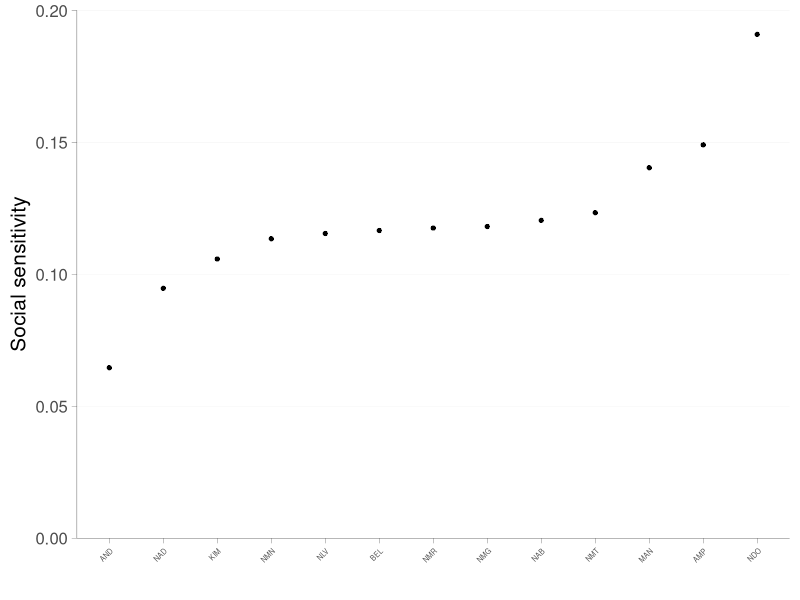
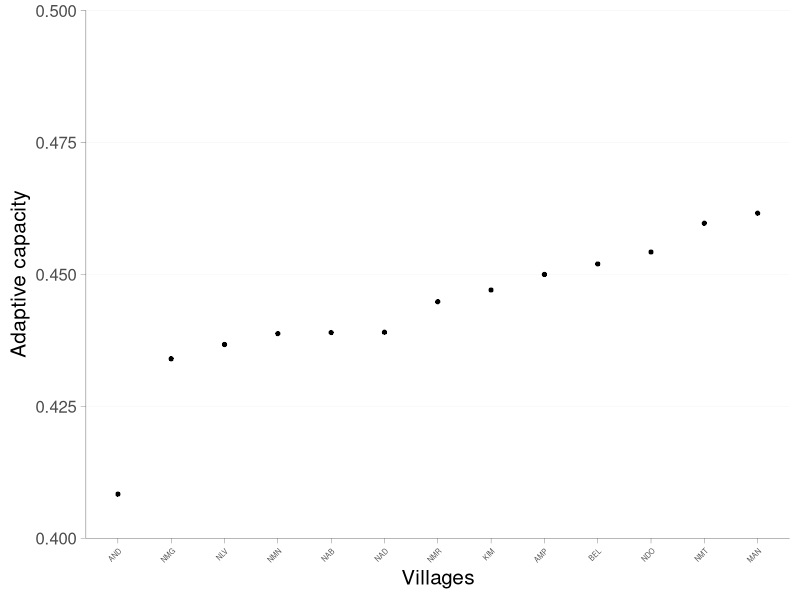
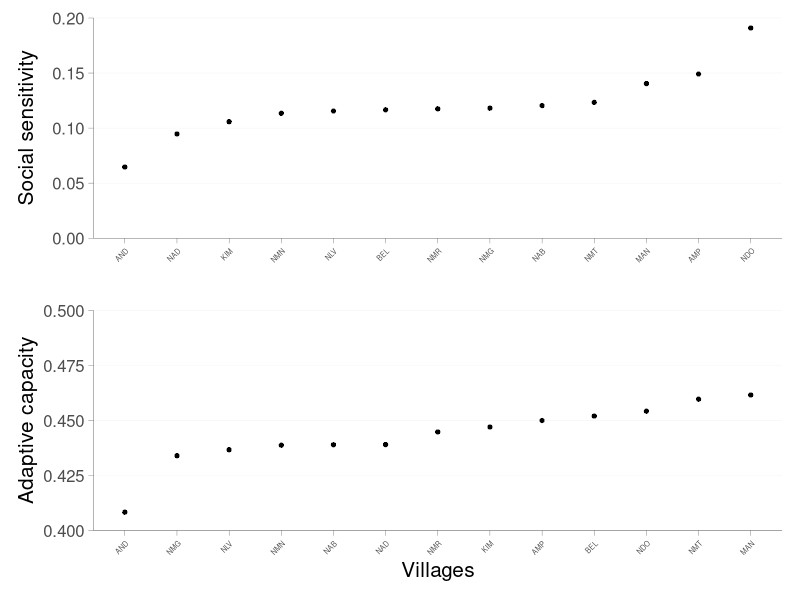
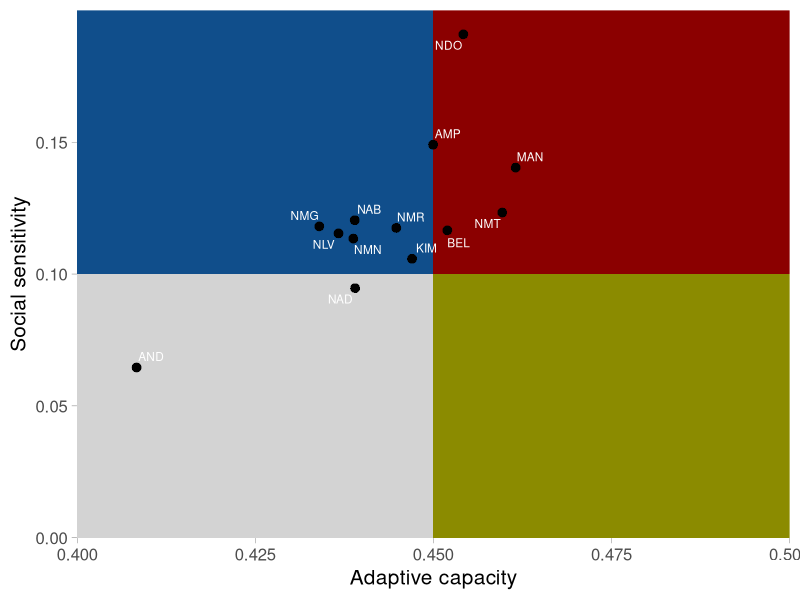
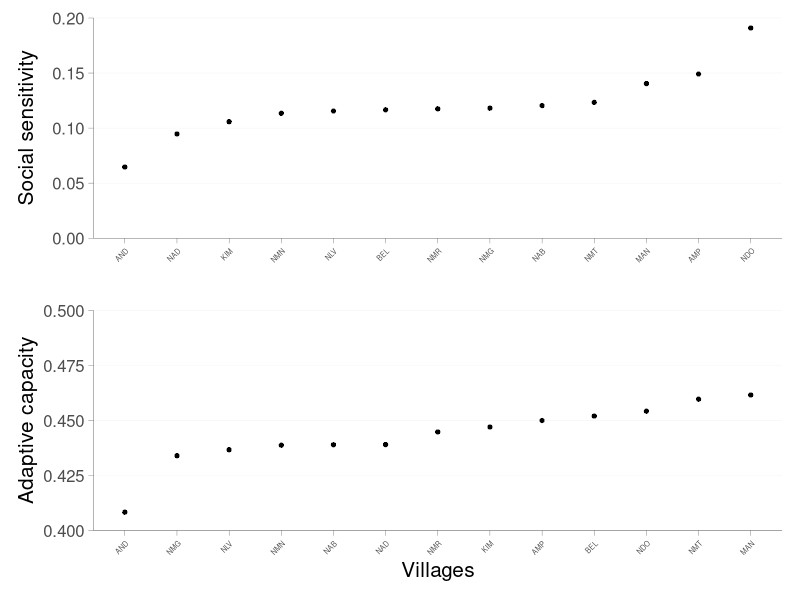
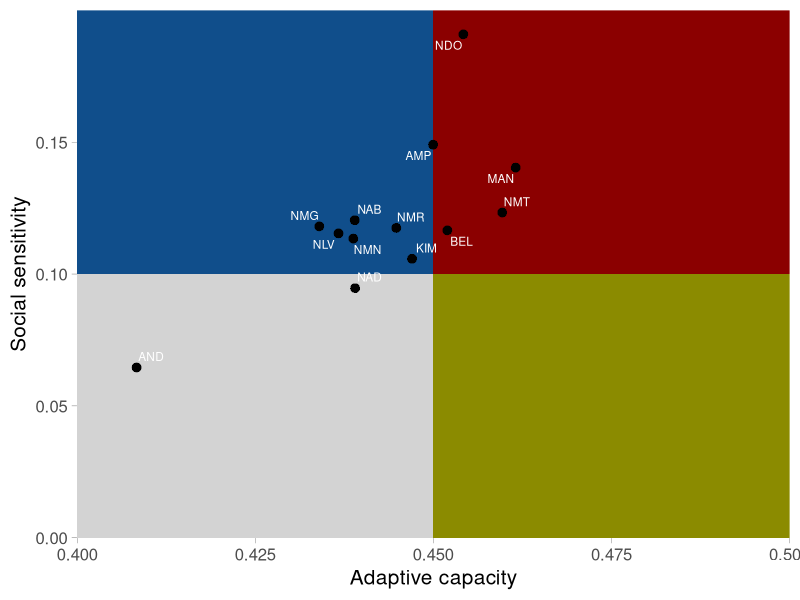

Generate these figures, in order, with R:
library(dplyr);library(ggplot2);library(readxl)
data_ <- read_excel("2_Data/blue_ventures_data/20240214_CCVA_Analysis.xlsx")
colnames(data_) <- c("HH","Livelihood","Demography","Cultural","Health","Learning","Assets","Flexibility","Agency","Organisation","SS","AC")

data_$villages <- stringr::str_extract(data_$HH, "^.{3}")

data_gg <- aggregate( .~ villages, data_[-1], mean)
(ss_bar <- ggplot(data = data_gg)+geom_point(aes(x=reorder(villages,SS), y=SS), size = 1.5, position = position_dodge2(width =.5), stroke = .2)+
    labs(x = "", y = "Social sensitivity")+ scale_y_continuous(expand = c(0,0), limits = c(0,.2))+theme_classic(base_size = 15)+
    theme(legend.text = element_text(size = 8),
          legend.spacing.y = element_blank(), 
          legend.background = element_rect(fill = NA),
          panel.grid.major.y = element_line(linewidth = .1),
          panel.grid.major.x = element_blank(),
          axis.text.x = element_text(size = 5, angle = 45, vjust = 1, hjust = 1),
          axis.line = element_line(linewidth = .1), 
          axis.ticks = element_line(linewidth = .1)))

(ac_bar <- ggplot(data = data_gg)+geom_point(aes(x=reorder(villages,AC), y=AC), size = 1.5, position = position_dodge2(width =.5), stroke = .2)+
    labs(x = "Villages", y = "Adaptive capacity")+ scale_y_continuous(expand = c(0,0), limits = c(0.4,.5))+theme_classic(base_size = 15)+
    theme(legend.text = element_text(size = 8),
          legend.spacing.y = element_blank(), 
          legend.background = element_rect(fill = NA),
          panel.grid.major.y = element_line(linewidth = .1),
          panel.grid.major.x = element_blank(),
          axis.text.x = element_text(size = 5, angle = 45, vjust = 1, hjust = 1),
          axis.line = element_line(linewidth = .1), 
          axis.ticks = element_line(linewidth = .1)))

library(patchwork)
ss_bar/ac_bar
ggsave("3_Outputs/plots/mdg_files/bar.png", dpi = 1200, height = 5, width = 4)


library(ggthemes);library(ggrepel)
yR <- range(data_gg$SS);xR <- range(data_gg$AC)
lgd <- expand.grid(x = seq(0.4,.5,diff(xR)/500), y = seq(0,.2,diff(yR)/500)) %>% mutate(brk1 = ntile(x,2), brk2 = ntile(y,2),brks = paste(brk1, brk2))
(biplot <- ggplot()+
    geom_raster(data = lgd, aes(x = x, y = y, fill = brks))+scale_fill_viridis_c()+
    scale_fill_manual(values = c("1 1"="#d3d3d3", "1 2"="dodgerblue4", "2 1"="yellow4", "2 2"="red4"))+
    geom_point(data = data_gg, aes(x = AC, y = SS),size = 3, stroke = .2) +
    geom_text_repel(data = data_gg, aes(x = AC, y = SS, label = villages),size = 3, colour = "white")+
    scale_y_continuous(name = "Social sensitivity",expand = c(0,0))+
    scale_x_continuous(name = "Adaptive capacity",expand = c(0,0))+ 
    theme_bw(base_size = 15)+
    guides(shape="none")+
    theme(legend.position = "none",
          panel.grid = element_blank(),
          legend.title = element_blank(),
          legend.background = element_rect(fill = NA),
          legend.key.size = unit(1,'cm'),
          legend.text = element_text(size = 5),
          legend.key.height = unit(.1, 'cm'),
          legend.key.width = unit(.2, 'cm'),
          axis.ticks = element_line(linewidth = .1),
          panel.border = element_blank()))
ggsave("3_Outputs/plots/mdg_/mdg_biplot.png", dpi = 1200, height = 4, width = 4)

